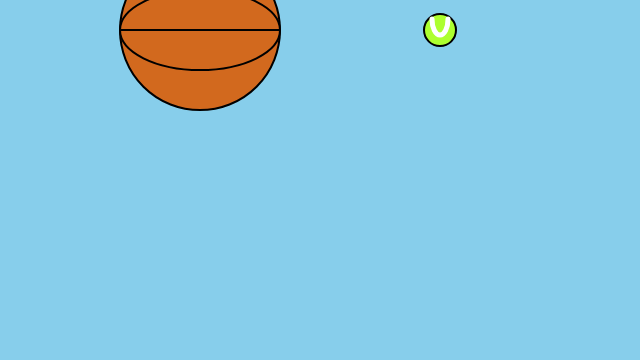
Frame 1 (no input)
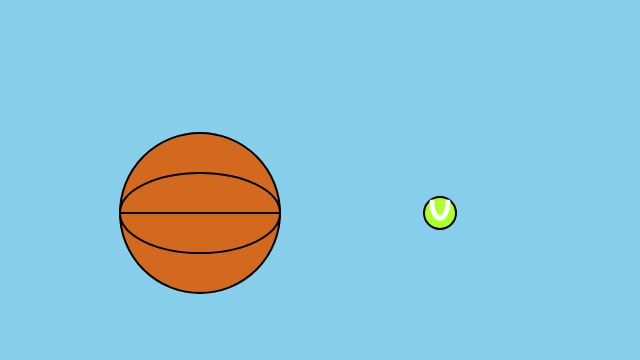
Frame 60 (no input)
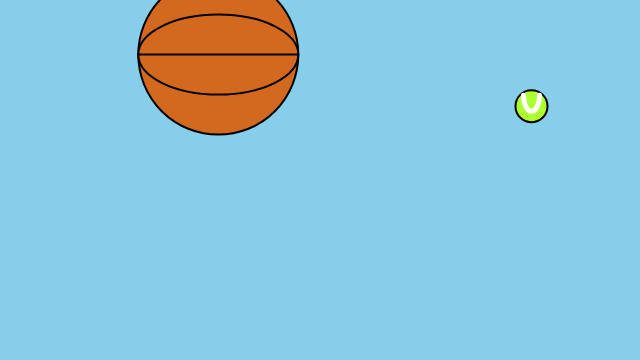
Frame 120 (the mouse pressed at the canvas centre since frame 60)

The p5.js sketch that drew these frames (run headless with seeded random() and noise() and a simulated clock; from frame 60 on, the mouse is pressed at the canvas centre):

// p5.js sketch
// ── sketch.js
let moverA;
let moverB;

function setup() {
  createCanvas(640, 360);
  moverA = new Mover(200, 30, 10);//basketball
  moverB = new Mover(440, 30, 2);//tennisball
}

function draw() {
  background(135,206,235);//skyblue

  let gravity = createVector(0, 0.1);

  let gravityA = p5.Vector.mult(gravity, moverA.mass);
  moverA.applyForce(gravityA);

  let gravityB = p5.Vector.mult(gravity, moverB.mass);
  moverB.applyForce(gravityB);

  if (mouseIsPressed) {
    let wind = createVector(0.1, 0);
    moverA.applyForce(wind);
    moverB.applyForce(wind);
  }

  //basketball
  moverA.update();
  moverA.display(210,105,30);//chocolate
  moverA.displayA(0,0,0);//black
  moverA.checkEdges();

  //tennisball
  moverB.update();
  moverB.display(173,255,47);//greenyellow
  moverB.displayB(255,255,255);//white
  moverB.checkEdges();

}

// ── mover.js
class Mover {
  constructor(x, y, m) {
    this.mass = m;
    this.radius = m * 8;
    this.position = createVector(x, y);
    this.velocity = createVector(0, 0);
    this.acceleration = createVector(0, 0);
  }

  applyForce(force) {
    let f = p5.Vector.div(force, this.mass);
    this.acceleration.add(f);
  }

  update() {
    this.velocity.add(this.acceleration);
    this.position.add(this.velocity);
    this.acceleration.mult(0);
  }

  display(r,g,b) {
    stroke(0);
    strokeWeight(2);
    fill(r,g,b);
    ellipse(this.position.x, this.position.y, this.radius * 2);
  }

  //basketball
  displayA(r,g,b) {
    stroke(r,g,b);
    strokeWeight(2);
    arc(this.position.x, this.position.y, this.radius*2, this.radius, 0, TWO_PI);
    line(this.position.x-this.radius, this.position.y, this.position.x+this.radius, this.position.y);
  }
  //tennisball
  displayB(r,g,b) {
    stroke(r,g,b);
    strokeWeight(5);
    arc(this.position.x, this.position.y-this.radius+5, this.radius, this.radius*2, TWO_PI*360/20, PI);
  }



  checkEdges() {
    if (this.position.x > width - this.radius) {
      this.position.x = width - this.radius;
      this.velocity.x *= -1;
    } else if (this.position.x < this.radius) {
      this.position.x = this.radius;
      this.velocity.x *= -1;
    }
    if (this.position.y > height - this.radius) {
      this.position.y = height - this.radius;
      this.velocity.y *= -1;
    }
  }

}
